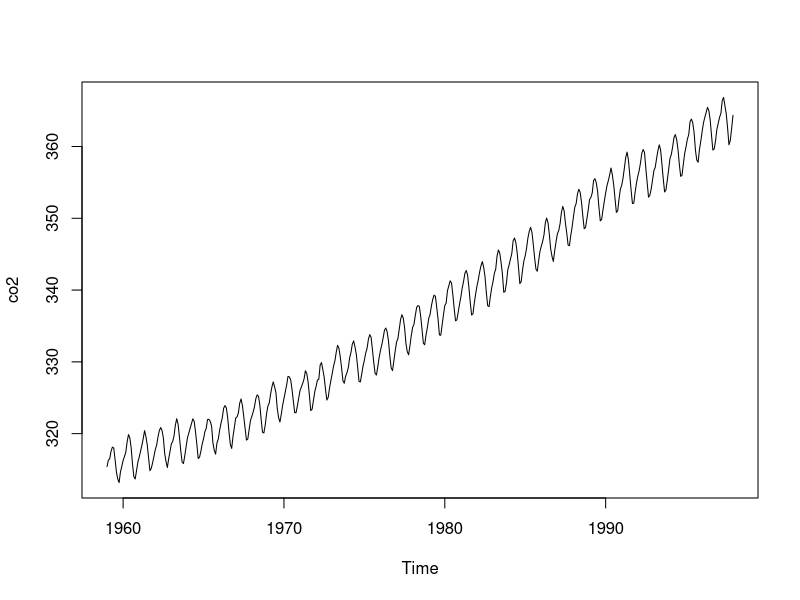
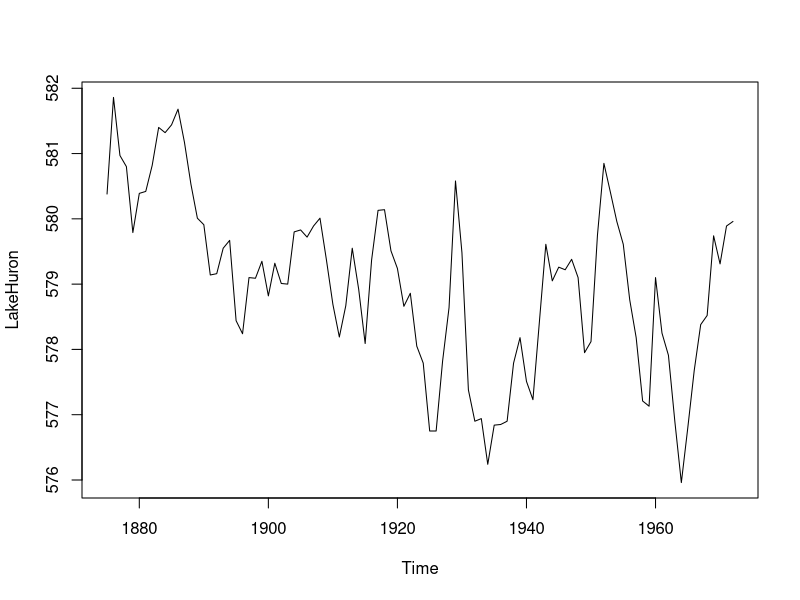
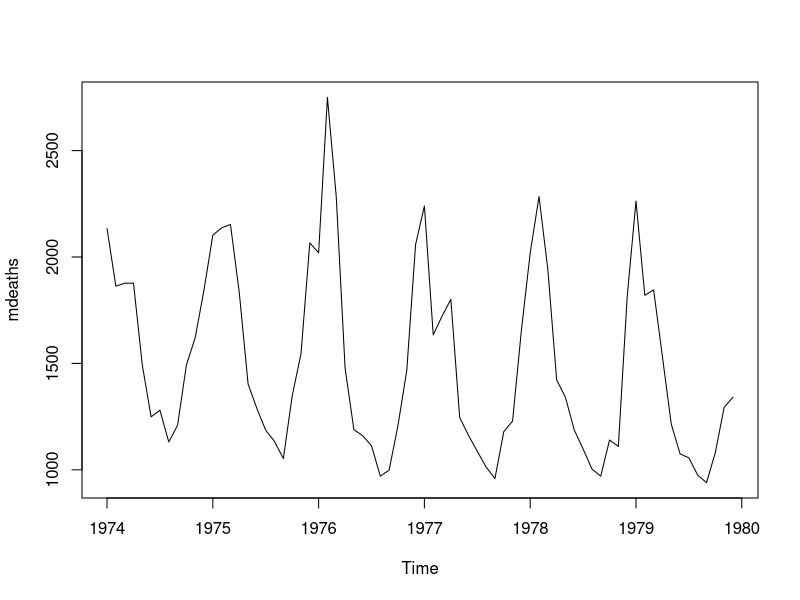
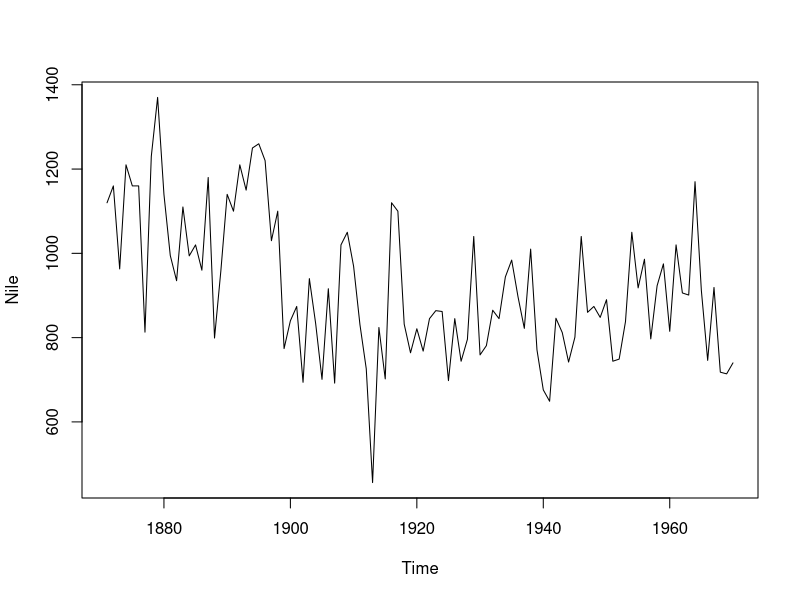
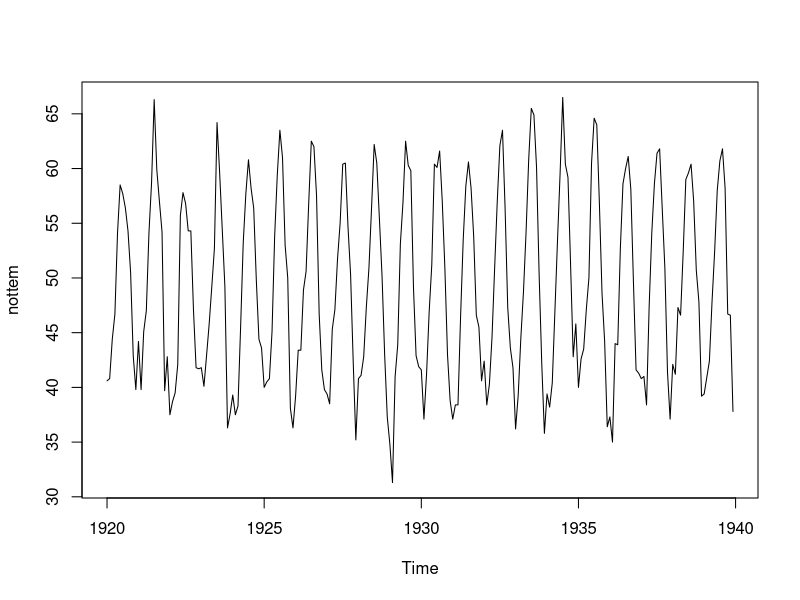
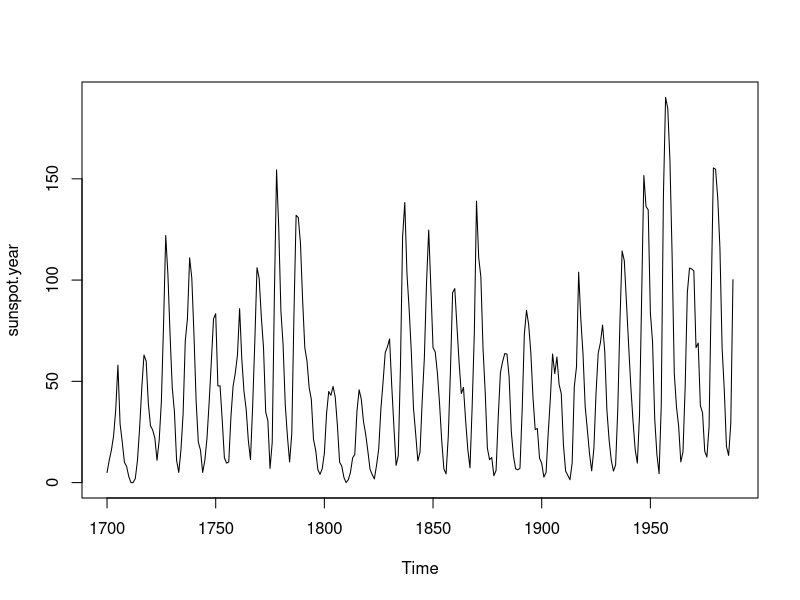
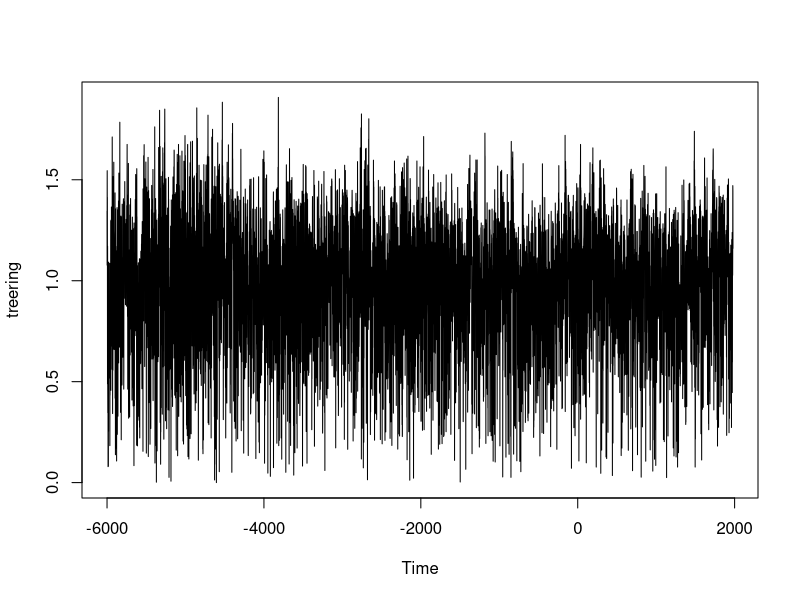

Generate these figures, in order, with R: (Note: this script raises an error after producing the figures.)
## ---- chunk 1
str(co2)
attributes(co2)
## ---- chunk 2
plot(co2)
## ---- chunk 3
str(LakeHuron)
attributes(LakeHuron)
## ---- chunk 4
plot(LakeHuron)
## ---- chunk 5
str(mdeaths)
attributes(mdeaths)
## ---- chunk 6
plot(mdeaths)
## ---- chunk 7
str(Nile)
attributes(Nile)
## ---- chunk 8
plot(Nile)
## ---- chunk 9
str(nottem)
attributes(nottem)
## ---- chunk 10
plot(nottem)
## ---- chunk 11
str(sunspot.year)
attributes(sunspot.year)
## ---- chunk 12
plot(sunspot.year)
## ---- chunk 13
str(treering)
attributes(treering)
## ---- chunk 14
plot(treering)
## ---- chunk 15
str(UKDriverDeaths)
str(UKgas)
## ---- chunk 16
str(USAccDeaths)
attributes(USAccDeaths)
## ---- chunk 17
plot()
